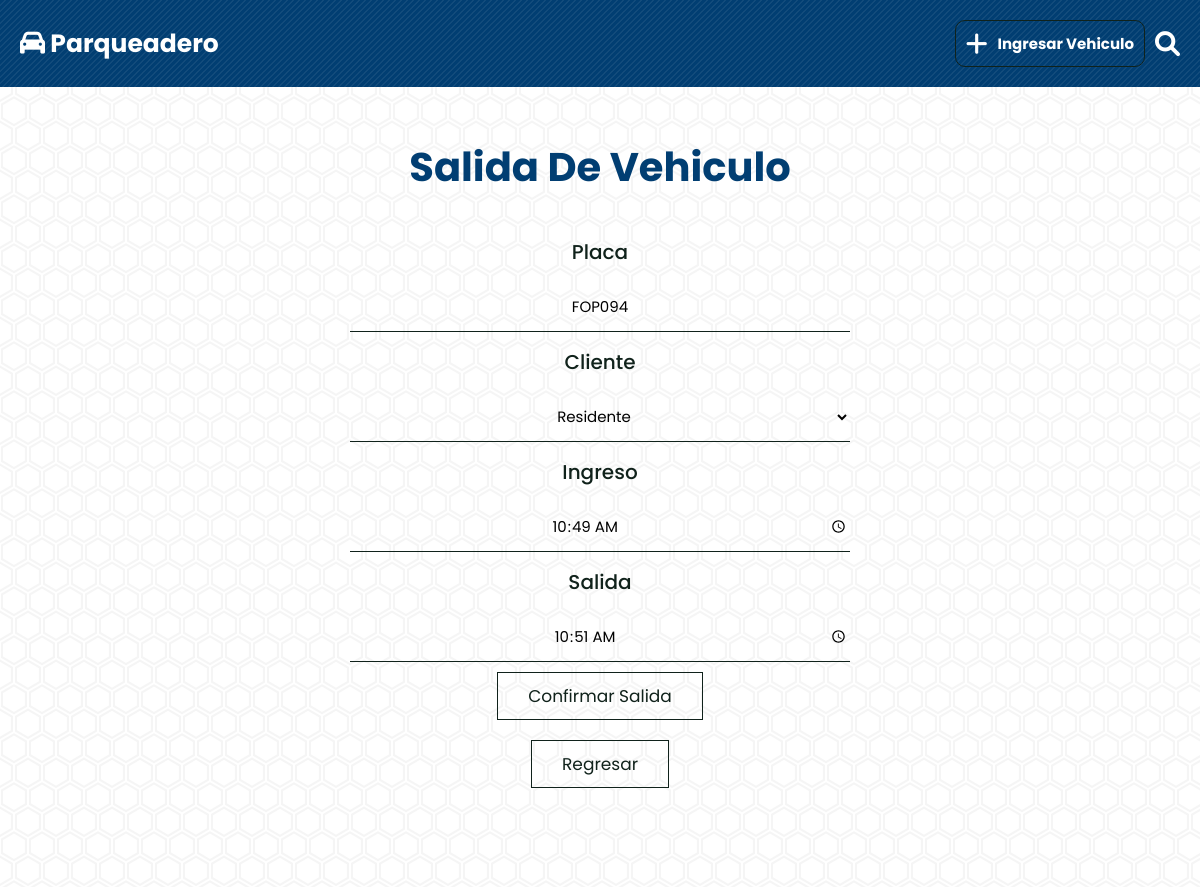
/salida?placa=FOP094, run on the app's committed database.
### tables this page shows
CREATE TABLE `registro` (
  `placa` varchar(20) NOT NULL,
  `tipoCliente` varchar(45) DEFAULT NULL,
  `tiempoAcumulado` int(10) DEFAULT NULL,
  `ingreso` varchar(20) DEFAULT NULL,
  `salida` varchar(20) DEFAULT NULL
);

### controllers/VehiculosController.php (called while the page is built, shortened)
<?php
class VehiculosController
{
    public static function salida(Router $router)
    {
        $placa = validarORedireccionar('/');
        $errores = Vehiculo::getErrores();
        $vehiculo = Vehiculo::find($placa);
        $router->render('vehiculos/salida', [
            'vehiculo' => $vehiculo,
            'errores' => $errores,
        ]);
    }
}

### public/index.php (called while the page is built, shortened)
<?php
$router = new Router();
$router->get('/', [PaginasController::class, 'index']);
$router->get('/ingresar', [VehiculosController::class, 'ingresar']);
$router->post('/ingresar', [VehiculosController::class, 'ingresar']);
$router->get('/editar', [VehiculosController::class, 'editar']);
$router->post('/editar', [VehiculosController::class, 'editar']);
$router->get('/salida', [VehiculosController::class, 'salida']);
$router->post('/salida', [VehiculosController::class, 'salida']);
$router->comprobarRutas();

### includes/funciones.php (called while the page is built, shortened)
<?php
function s($html): string
{
    $s = htmlspecialchars($html);
    return $s;
}
function validarORedireccionar(string $url)
{
    $placa = $_GET['placa'];
    return $placa;
}

### models/ActiveRecord.php (called while the page is built, shortened)
<?php
class ActiveRecord
{
    protected static $db;
    protected static $tabla = '';
    public static function setDB($database)
    {
        self::$db = $database;
    }
    public static function find($placa)
    {
        $query = "SELECT * FROM " . static::$tabla . " WHERE placa = '${placa}'";
        $resultado = self::consultarSQL($query);
        return array_shift($resultado);
    }
    public static function consultarSQL($query)
    {
        $resultado = self::$db->query($query);
        $array = [];
        while ($registro = $resultado->fetch_assoc()) {
            $array[] = static::crearObjeto($registro);
        }
        return $array;
    }
    protected static function crearObjeto($registro)
    {
        $objeto = new static;
        foreach ($registro as $key => $value) {
            if (property_exists($objeto, $key)) {
                $objeto->$key = $value;
            }
        }
        return $objeto;
    }
}

### views/vehiculos/salida.php (the view, shortened to what this page needs)
<main class="contenedor">
    <section class="fondo">
        <h2 class="encabezadoCRUD">Salida de Vehiculo</h2>
        <form class="formulario" method="POST">
            <fieldset>
                <div class="caja">
                    <label for="placa">placa</label>
                    <input type="text" name="placa" id="placa" placeholder="Placa" value="<?php echo s($vehiculo->placa); ?>">
                </div>
                <div class="caja">
                    <label for="tipoCliente">Cliente</label>
                    <select name="tipoCliente" id="tipoCliente">
                        <option value="<?php echo $vehiculo->tipoCliente ?>" selected><?php echo $vehiculo->tipoCliente ?></option>
                    </select>
                </div>
                <div class="caja">
                    <label for="ingreso">ingreso</label>
                    <input type="time" name="ingreso" id="ingreso" value="<?php echo $vehiculo->ingreso ?>">
                </div>
                <div class="caja">
                    <label for="salida">salida</label>
                    <input type="time" name="salida" id="salida" value="<?php echo date('H:i'); ?>" min= "<?php echo date('Y-m-d', $time) . 'T' . date('H:i', $time); ?>">
                </div>
            </fieldset>
            <div class="lista-botones">
                <input type="submit" value="Confirmar Salida" class="btn">
                <a class="btn" href="/" >regresar</a>
            </div>
        </form>
    </section>
</main>

### public/style/style.css (style rules this page uses)
body { min-height: 100vh; padding: 0; background-color: #013e72; }
.lista-botones { display: flex; flex-direction: column; align-items: center; justify-content: center; flex-wrap: wrap; }
.fondo { min-height: 100vh; background-color: #ffffff; }
.encabezadoCRUD { margin: 2rem 0 2.5rem 0; font-weight: 700; color: #013e72; text-align: center; font-size: 4rem; }
.caja { flex-direction: column; display: flex; align-items: center; justify-content: space-between; }
.caja label { font-weight: 500; font-size: 2rem; color: #10221b; text-align: center; margin: 1.5rem 0; }
.caja input, .caja select { text-transform: none; text-align: center; font-size: 1.5rem; display: block; width: 50rem; border-bottom: 1px solid #10221b; min-height: 5rem; background-color: transparent; }
* { font-family: "Poppins", sans-serif; }
* { font-family: "Poppins", sans-serif; margin: 0; padding: 0; box-sizing: border-box; outline: none; border: none; text-decoration: none; text-transform: capitalize; transition: 0.2s linear; }
html { font-size: 62.5%; overflow-x: hidden; scroll-behavior: smooth; scroll-padding-top: 5rem; }
section { padding: 5rem 9%; }
.btn { margin-top: 1rem; display: inline-block; border: 1px solid #10221b; color: #10221b; cursor: pointer; background: none; font-size: 1.7rem; padding: 1rem 3rem; margin: 1rem auto; }
@media (max-width: 1200px) { section { padding: 3rem 2rem; } }

### data on the page
registro: placa "FOP094", tipoCliente "Residente", ingreso "10:49"
